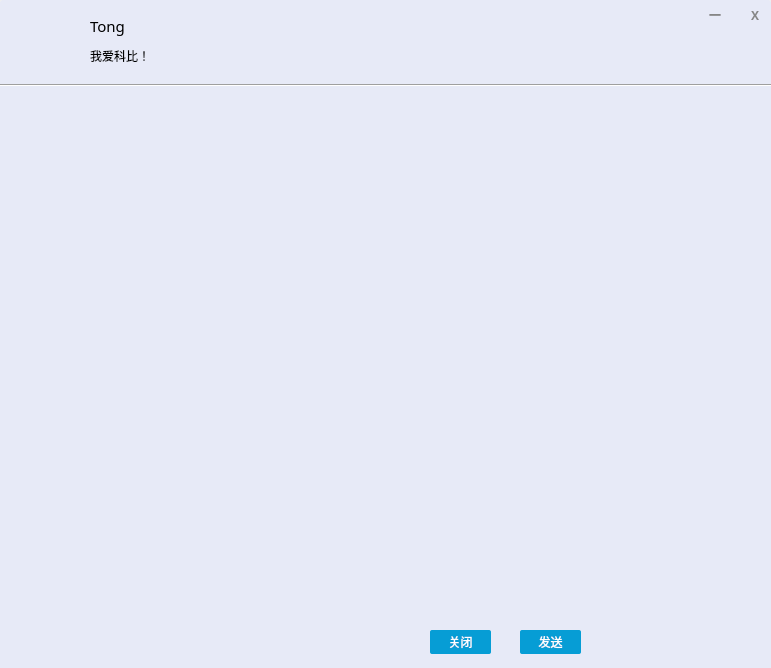
<?xml version="1.0" encoding="UTF-8"?>
<ui version="4.0">
 <class>Chat</class>
 <widget class="QWidget" name="Chat">
  <property name="geometry">
   <rect>
    <x>0</x>
    <y>0</y>
    <width>771</width>
    <height>668</height>
   </rect>
  </property>
  <property name="windowTitle">
   <string>Form</string>
  </property>
  <widget class="QWidget" name="widget" native="true">
   <property name="geometry">
    <rect>
     <x>0</x>
     <y>0</y>
     <width>771</width>
     <height>671</height>
    </rect>
   </property>
   <property name="styleSheet">
    <string notr="true">#widget{
  border-radius:3px;
  background:#E7EAF7;
}</string>
   </property>
   <widget class="QLabel" name="label">
    <property name="geometry">
     <rect>
      <x>8</x>
      <y>9</y>
      <width>61</width>
      <height>61</height>
     </rect>
    </property>
    <property name="styleSheet">
     <string notr="true">border-image:url(&quot;:/img/img/head.jpg&quot;);
border-radius:2px;</string>
    </property>
    <property name="text">
     <string/>
    </property>
   </widget>
   <widget class="QLabel" name="label_2">
    <property name="geometry">
     <rect>
      <x>90</x>
      <y>10</y>
      <width>101</width>
      <height>31</height>
     </rect>
    </property>
    <property name="font">
     <font>
      <family>微软雅黑</family>
      <pointsize>11</pointsize>
     </font>
    </property>
    <property name="text">
     <string>Tong</string>
    </property>
   </widget>
   <widget class="QLabel" name="label_3">
    <property name="geometry">
     <rect>
      <x>90</x>
      <y>40</y>
      <width>381</width>
      <height>31</height>
     </rect>
    </property>
    <property name="font">
     <font>
      <family>微软雅黑</family>
     </font>
    </property>
    <property name="text">
     <string>我爱科比！</string>
    </property>
    <property name="wordWrap">
     <bool>true</bool>
    </property>
   </widget>
   <widget class="QLabel" name="label_4">
    <property name="geometry">
     <rect>
      <x>700</x>
      <y>0</y>
      <width>30</width>
      <height>30</height>
     </rect>
    </property>
    <property name="font">
     <font>
      <family>微软雅黑</family>
      <pointsize>9</pointsize>
      <weight>75</weight>
      <bold>true</bold>
     </font>
    </property>
    <property name="styleSheet">
     <string notr="true">QLabel{
   color:rgb(134, 134, 134);
}
QLabel:hover{
   background-color:rgb(58,149,222);
   color:white;

}</string>
    </property>
    <property name="text">
     <string>一</string>
    </property>
    <property name="alignment">
     <set>Qt::AlignCenter</set>
    </property>
   </widget>
   <widget class="QLabel" name="label_5">
    <property name="geometry">
     <rect>
      <x>740</x>
      <y>0</y>
      <width>30</width>
      <height>30</height>
     </rect>
    </property>
    <property name="font">
     <font>
      <family>微软雅黑</family>
      <weight>75</weight>
      <bold>true</bold>
     </font>
    </property>
    <property name="styleSheet">
     <string notr="true">QLabel{
   color:rgb(134, 134, 134);;
}
QLabel:hover{
  background-color:rgb(212, 64, 39);
  color:rgb(255, 255, 255);
  border-top-right-radius:3px;
}</string>
    </property>
    <property name="text">
     <string>X</string>
    </property>
    <property name="alignment">
     <set>Qt::AlignCenter</set>
    </property>
   </widget>
   <widget class="QLabel" name="label_6">
    <property name="geometry">
     <rect>
      <x>610</x>
      <y>90</y>
      <width>161</width>
      <height>581</height>
     </rect>
    </property>
    <property name="styleSheet">
     <string notr="true">border-image:url(&quot;:img/img/right.jpg&quot;);
</string>
    </property>
    <property name="text">
     <string/>
    </property>
   </widget>
   <widget class="QLabel" name="label_7">
    <property name="geometry">
     <rect>
      <x>10</x>
      <y>490</y>
      <width>26</width>
      <height>26</height>
     </rect>
    </property>
    <property name="styleSheet">
     <string notr="true">QLabel{
background-image:url(&quot;:/img/img/A26.png&quot;);
}
QLabel:hover{
  border:1px solid rgb(203, 203, 203);
}</string>
    </property>
    <property name="text">
     <string/>
    </property>
   </widget>
   <widget class="QLabel" name="label_8">
    <property name="geometry">
     <rect>
      <x>40</x>
      <y>490</y>
      <width>26</width>
      <height>26</height>
     </rect>
    </property>
    <property name="styleSheet">
     <string notr="true">QLabel{
background-image:url(&quot;:/img/img/emotion26.png&quot;);
}
QLabel:hover{
 border:1px solid rgb(203, 203, 203);
}</string>
    </property>
    <property name="text">
     <string/>
    </property>
   </widget>
   <widget class="QTextEdit" name="textEdit">
    <property name="geometry">
     <rect>
      <x>0</x>
      <y>516</y>
      <width>601</width>
      <height>111</height>
     </rect>
    </property>
    <property name="font">
     <font>
      <family>微软雅黑</family>
      <pointsize>10</pointsize>
     </font>
    </property>
    <property name="styleSheet">
     <string notr="true">border:none;
background:#E7EAF7;</string>
    </property>
   </widget>
   <widget class="QPushButton" name="pushButton">
    <property name="geometry">
     <rect>
      <x>430</x>
      <y>630</y>
      <width>61</width>
      <height>24</height>
     </rect>
    </property>
    <property name="font">
     <font>
      <family>微软雅黑</family>
     </font>
    </property>
    <property name="styleSheet">
     <string notr="true">QPushButton{ 
     background-color: rgb(6,157,213); 
     border: none;
     border-radius:2px;
     color:white;
}
QPushButton:hover{ 
     background-color: rgb(75,202,255);
}</string>
    </property>
    <property name="text">
     <string>关闭</string>
    </property>
   </widget>
   <widget class="QPushButton" name="pushButton_2">
    <property name="geometry">
     <rect>
      <x>520</x>
      <y>630</y>
      <width>61</width>
      <height>24</height>
     </rect>
    </property>
    <property name="font">
     <font>
      <family>微软雅黑</family>
     </font>
    </property>
    <property name="styleSheet">
     <string notr="true">QPushButton{ 
     background-color: rgb(6,157,213); 
     border: none;
     border-radius:2px;
     color:white;
}
QPushButton:hover{ 
     background-color: rgb(75,202,255);
}</string>
    </property>
    <property name="text">
     <string>发送</string>
    </property>
   </widget>
   <widget class="QTextBrowser" name="textBrowser">
    <property name="geometry">
     <rect>
      <x>10</x>
      <y>90</y>
      <width>591</width>
      <height>401</height>
     </rect>
    </property>
    <property name="styleSheet">
     <string notr="true">border:none;
 background:#E7EAF7;</string>
    </property>
   </widget>
   <widget class="Line" name="line_2">
    <property name="geometry">
     <rect>
      <x>-2</x>
      <y>70</y>
      <width>1221</width>
      <height>31</height>
     </rect>
    </property>
    <property name="font">
     <font>
      <family>Arial</family>
      <pointsize>6</pointsize>
     </font>
    </property>
    <property name="styleSheet">
     <string notr="true">height:2px;
</string>
    </property>
    <property name="orientation">
     <enum>Qt::Horizontal</enum>
    </property>
   </widget>
  </widget>
 </widget>
 <resources/>
 <connections/>
</ui>
